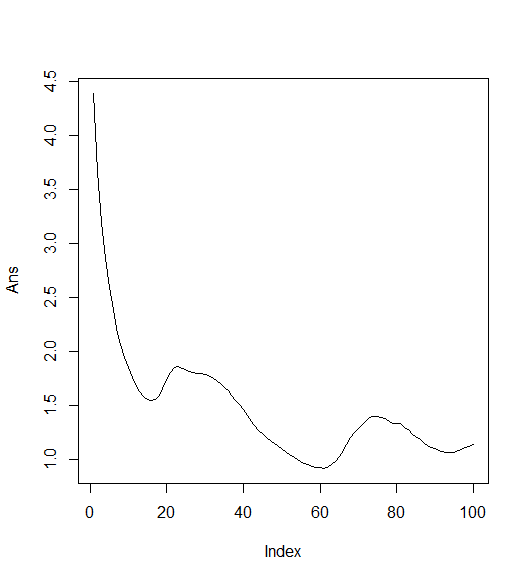

Generate this figure with R:
################################
test<-read.table("LORENZ.DAT.txt")
library("BBmisc")
new<-normalize(x=test$V1,method ="range",range = c(0,1))
newB<-new[2:length(new)]
boundaries<-seq(0,1,by=0.1)
hist(new,breaks = boundaries)
##################################################################
#MI function
# MI & average MI
MI<-function(PA,PB,PAB){
        
        ans<-matrix(0,nrow = 100,ncol = 100)
        
        for (i in c(1:100)) {
                for(j in c(1:100)){
                        if (PAB[i,j] !=0){
                                ans[i,j] <- PAB[i,j]*log2((PAB[i,j]/PA[i])/PB[j])
                        }
                        
                }
        }
        return(sum((ans)))       
}
##################################################################
#PA PB function
prob<-function(new,newB){
        PA<-0
        PB<-0
        for (i in c(0:100)) {
                
                
                PA[i+1]<- (length(subset(new, i/100 < new & new <= ((i+1)/100) )) / length(new))
                PB[i+1]<- (length(subset(newB, i/100 < newB & newB <= ((i+1)/100) )) / length(newB))
        }
        PA<-PA[1:100]
        PB<-PB[1:100]
        AB<-cbind(new,newB)
        PAB<-matrix(0, nrow = 101, ncol = 101)
        for(i in c(0:100)){
                
                for(j in c(0:100)){
                        
                        PAB[i+1,j+1]<-length(subset(AB, i/100 < new & new <= ((i+1)/100) & j/100 < newB & newB <= ((j+1)/100) )) / length(AB)
                        
                }
                
        }
        MI(PA,PB,PAB)
}

# probability AB

##################################################################
# for new and newB
Ans<-0
for(i in c(1:100)) {
        new<-normalize(x=test$V1,method ="range",range = c(0,1))
        newB<-new[(i+1):length(new)]
        new<-new[1:(length(new)-i)]
        Ans[i]<-prob(new,newB)
        print(Ans[i])
}
###################################################################
plot(Ans,type = "l")
